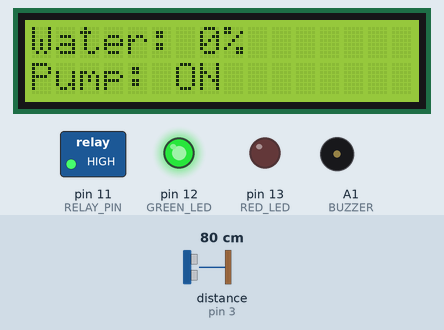
A sketch run on a simulated Arduino Uno, built with avr-gcc and run on an emulated ATmega328P. Shown: 16×2 character LCD, switched loads named in the sketch (green lamp = pin HIGH), output pins drawn as LEDs (lit = HIGH), buzzer (waves = sounding, pin HIGH). Wiring (inferred from the names in the program): ultrasonic range finder: trigger pin 2; echo pin 3. The inputs (shaded band) are chosen by the test bench; at power-on: distance to the obstacle (sensor on pin 3) 80 cm. The echo pulse lasts 58.3 µs per cm; pins used as bus, display or sensor lines are not drawn.

Above: at 2.2 s.
2.3 s: distance to the obstacle (sensor on pin 3) set to 5 cm
At 4.2 s:
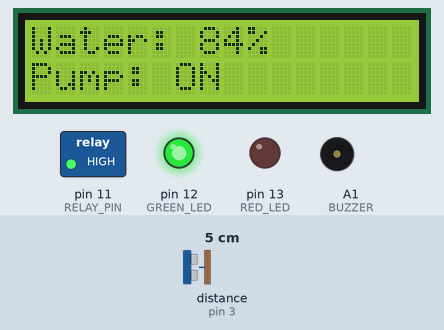
4.5 s: distance to the obstacle (sensor on pin 3) set to 2 cm
At 6.3 s:
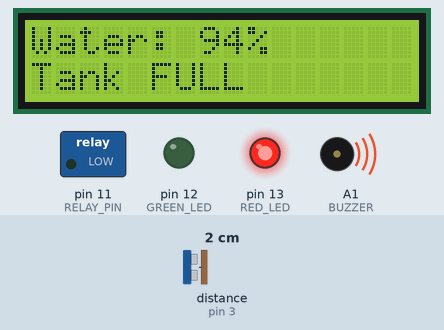
6.6 s: distance to the obstacle (sensor on pin 3) set to 4 cm
At 8.2 s:
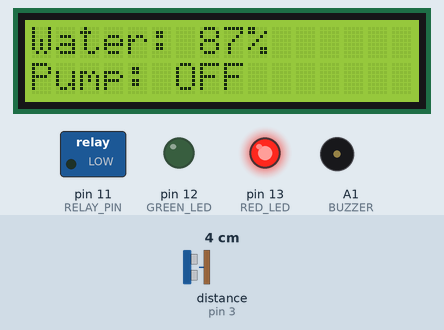
8.6 s: distance to the obstacle (sensor on pin 3) set to 19 cm
At 10.1 s:
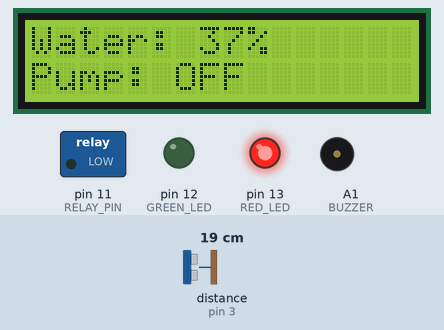
10.6 s: distance to the obstacle (sensor on pin 3) set to 22 cm
At 12.1 s:
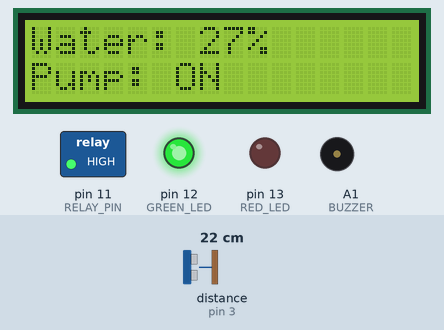
Timing chart, 0 to 13.6 s (numbered marks = the images above; inputs shaded):
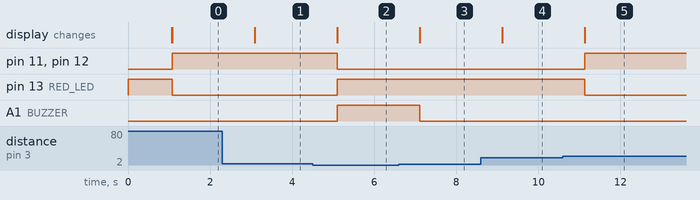

Measured:
- the behaviour switches between 4 and 3 cm on distance to the obstacle (sensor on pin 3) (found by bisection; images 1 and 2)
- the behaviour switches between 20 and 21 cm on distance to the obstacle (sensor on pin 3) (found by bisection; images 4 and 5)
- after the input at 2.3 s, the display: changes after 0.79 s (image 1)
- after the input at 4.5 s, pin 11 (RELAY_PIN), pin 12 (GREEN_LED): HIGH → LOW after 0.60 s; pin 13 (RED_LED), A1 (BUZZER): LOW → HIGH after 0.60 s; the display: changes after 0.60 s (image 2)
- after the input at 6.6 s, A1 (BUZZER): HIGH → LOW after 0.51 s; the display: changes after 0.51 s (image 3)
- after the input at 8.6 s, the display: changes after 0.52 s (image 4)
- after the input at 10.6 s, pin 11 (RELAY_PIN), pin 12 (GREEN_LED): LOW → HIGH after 0.53 s; pin 13 (RED_LED): HIGH → LOW after 0.53 s; the display: changes after 0.53 s (image 5)

The sketch:

water_tank.ino
```cpp
// Automatic water tank monitoring and pump control
// Board: Arduino Uno   Sensor: HC-SR04   Display: 16x2 LCD (parallel)

#include <LiquidCrystal.h>

// ---- Pins ----------------------------------------------------
const int TRIG_PIN = 2;          // HC-SR04 trigger
const int ECHO_PIN = 3;          // HC-SR04 echo

// LCD pins: RS, E, D4, D5, D6, D7
LiquidCrystal lcd(8, 9, 4, 5, A0, 7);

const int RELAY_PIN = 11;        // drives the 2N2222 that switches the relay
const int GREEN_LED = 12;        // pump running
const int RED_LED   = 13;        // pump off
const int BUZZER    = A1;        // tank full

// ---- Settings ------------------------------------------------
// Distance from the sensor to the tank floor, in cm.
// 30.0 for the real tank (400.0 was used in Proteus to match its sensor model).
const float TANK_HEIGHT = 30.0;
const int LOW_LEVEL  = 30;      // pump ON at or below this level (%)
const int FULL_LEVEL = 90;      // pump OFF at or above this level (%)

// Remembers the pump state between readings (this gives the hysteresis).
bool pumpOn = false;

void setup() {
  pinMode(TRIG_PIN, OUTPUT);
  pinMode(ECHO_PIN, INPUT);
  pinMode(RELAY_PIN, OUTPUT);
  pinMode(GREEN_LED, OUTPUT);
  pinMode(RED_LED, OUTPUT);
  pinMode(BUZZER, OUTPUT);

  // Safe start-up state: pump off, red LED on, buzzer off.
  digitalWrite(RELAY_PIN, LOW);
  digitalWrite(GREEN_LED, LOW);
  digitalWrite(RED_LED, HIGH);
  digitalWrite(BUZZER, LOW);

  lcd.begin(16, 2);
  lcd.clear();
  lcd.print("Water Level");
  delay(1000);
  lcd.clear();
}

void loop() {
  // 1. Send a 10 microsecond pulse to start a measurement.
  digitalWrite(TRIG_PIN, LOW);
  delayMicroseconds(2);
  digitalWrite(TRIG_PIN, HIGH);
  delayMicroseconds(10);
  digitalWrite(TRIG_PIN, LOW);

  // 2. Time the echo (give up after 30 ms).
  long duration = pulseIn(ECHO_PIN, HIGH, 30000);

  // 3. No echo: do not guess. Force the pump off and show an error.
  if (duration == 0) {
    pumpOn = false;
    digitalWrite(RELAY_PIN, LOW);
    digitalWrite(GREEN_LED, LOW);
    digitalWrite(RED_LED, HIGH);
    digitalWrite(BUZZER, LOW);
    lcd.setCursor(0, 0);
    lcd.print("Sensor error    ");
    lcd.setCursor(0, 1);
    lcd.print("Pump: OFF       ");
    delay(1000);
    return;
  }

  // 4. Echo time to distance in cm (speed of sound 0.0343 cm per microsecond,
  //    divided by 2 because the sound goes out and back).
  float distance = duration * 0.0343 / 2;

  // 5. Distance to level percentage, limited to 0..100.
  float waterLevel = ((TANK_HEIGHT - distance) / TANK_HEIGHT) * 100;
  if (waterLevel < 0)   waterLevel = 0;
  if (waterLevel > 100) waterLevel = 100;

  // 6. Hysteresis: between the two thresholds the pump keeps its last state.
  if (waterLevel <= LOW_LEVEL)  pumpOn = true;
  if (waterLevel >= FULL_LEVEL) pumpOn = false;

  bool tankFull = (waterLevel >= FULL_LEVEL);

  // 7. Set the outputs.
  digitalWrite(RELAY_PIN, pumpOn);   // pump
  digitalWrite(GREEN_LED, pumpOn);   // green = pump running
  digitalWrite(RED_LED, !pumpOn);    // red = pump off
  digitalWrite(BUZZER, tankFull);    // buzzer = tank full

  // 8. Update the LCD. Writing over the old text avoids flicker.
  lcd.setCursor(0, 0);
  lcd.print("Water: ");
  lcd.print((int)waterLevel);
  lcd.print("%   ");

  lcd.setCursor(0, 1);
  if (tankFull)    lcd.print("Tank FULL       ");
  else if (pumpOn) lcd.print("Pump: ON        ");
  else             lcd.print("Pump: OFF       ");

  delay(1000);                       // one reading per second
}
```
